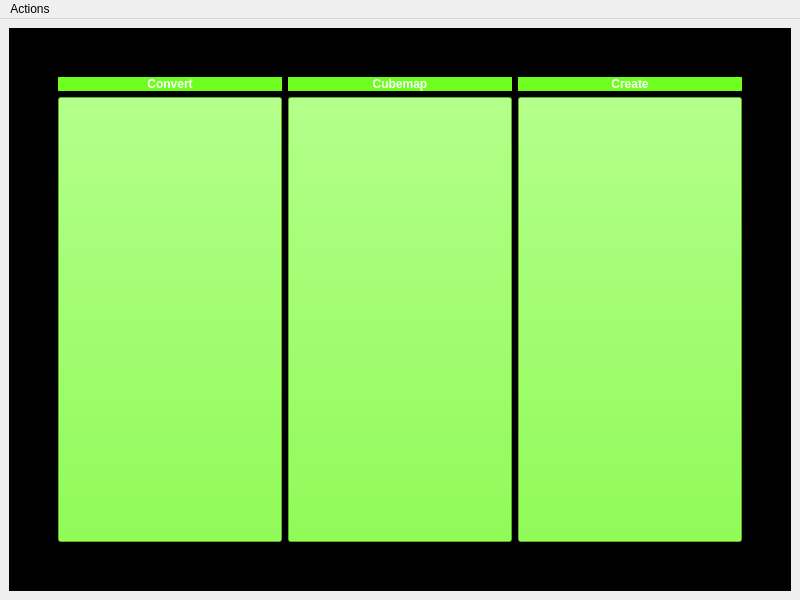
<?xml version="1.0" encoding="UTF-8"?>
<ui version="4.0">
 <class>MainWindow</class>
 <widget class="QMainWindow" name="MainWindow">
  <property name="geometry">
   <rect>
    <x>0</x>
    <y>0</y>
    <width>800</width>
    <height>600</height>
   </rect>
  </property>
  <property name="windowTitle">
   <string>tTexture</string>
  </property>
  <widget class="QWidget" name="centralwidget">
   <layout class="QVBoxLayout" name="verticalLayout">
    <item>
     <widget class="QStackedWidget" name="stackedWidget">
      <property name="styleSheet">
       <string notr="true">background-color:rgb(0, 0, 0)</string>
      </property>
      <widget class="QWidget" name="MainMenu">
       <property name="inputMethodHints">
        <set>Qt::ImhNone</set>
       </property>
       <layout class="QGridLayout" name="gridLayout">
        <item row="2" column="1">
         <spacer name="BottomSpace">
          <property name="orientation">
           <enum>Qt::Vertical</enum>
          </property>
          <property name="sizeType">
           <enum>QSizePolicy::Minimum</enum>
          </property>
          <property name="sizeHint" stdset="0">
           <size>
            <width>20</width>
            <height>40</height>
           </size>
          </property>
         </spacer>
        </item>
        <item row="1" column="0">
         <spacer name="LeftSpace">
          <property name="orientation">
           <enum>Qt::Horizontal</enum>
          </property>
          <property name="sizeType">
           <enum>QSizePolicy::Minimum</enum>
          </property>
          <property name="sizeHint" stdset="0">
           <size>
            <width>40</width>
            <height>20</height>
           </size>
          </property>
         </spacer>
        </item>
        <item row="1" column="2">
         <spacer name="RightSpace">
          <property name="orientation">
           <enum>Qt::Horizontal</enum>
          </property>
          <property name="sizeType">
           <enum>QSizePolicy::Minimum</enum>
          </property>
          <property name="sizeHint" stdset="0">
           <size>
            <width>40</width>
            <height>20</height>
           </size>
          </property>
         </spacer>
        </item>
        <item row="0" column="1">
         <spacer name="TopSpace">
          <property name="orientation">
           <enum>Qt::Vertical</enum>
          </property>
          <property name="sizeType">
           <enum>QSizePolicy::Minimum</enum>
          </property>
          <property name="sizeHint" stdset="0">
           <size>
            <width>20</width>
            <height>40</height>
           </size>
          </property>
         </spacer>
        </item>
        <item row="1" column="1">
         <layout class="QHBoxLayout" name="ButtonsLayout">
          <item>
           <layout class="QVBoxLayout" name="ConvertLayout">
            <item>
             <widget class="QLabel" name="ConvertLabel">
              <property name="sizePolicy">
               <sizepolicy hsizetype="Expanding" vsizetype="Fixed">
                <horstretch>0</horstretch>
                <verstretch>0</verstretch>
               </sizepolicy>
              </property>
              <property name="font">
               <font>
                <pointsize>9</pointsize>
                <weight>75</weight>
                <bold>true</bold>
               </font>
              </property>
              <property name="styleSheet">
               <string notr="true">background-color:rgb(110, 255, 32); color:white</string>
              </property>
              <property name="text">
               <string>Convert</string>
              </property>
              <property name="alignment">
               <set>Qt::AlignCenter</set>
              </property>
             </widget>
            </item>
            <item>
             <widget class="QPushButton" name="ConvertButton">
              <property name="sizePolicy">
               <sizepolicy hsizetype="MinimumExpanding" vsizetype="Preferred">
                <horstretch>0</horstretch>
                <verstretch>0</verstretch>
               </sizepolicy>
              </property>
              <property name="styleSheet">
               <string notr="true">background-color:rgb(110, 255, 32)</string>
              </property>
              <property name="text">
               <string/>
              </property>
             </widget>
            </item>
           </layout>
          </item>
          <item>
           <layout class="QVBoxLayout" name="CubemapLayout">
            <item>
             <widget class="QLabel" name="CubemapLabel">
              <property name="sizePolicy">
               <sizepolicy hsizetype="Preferred" vsizetype="Fixed">
                <horstretch>0</horstretch>
                <verstretch>0</verstretch>
               </sizepolicy>
              </property>
              <property name="font">
               <font>
                <pointsize>9</pointsize>
                <weight>75</weight>
                <bold>true</bold>
               </font>
              </property>
              <property name="styleSheet">
               <string notr="true">background-color:rgb(110, 255, 32); color:white</string>
              </property>
              <property name="text">
               <string>Cubemap</string>
              </property>
              <property name="alignment">
               <set>Qt::AlignCenter</set>
              </property>
             </widget>
            </item>
            <item>
             <widget class="QPushButton" name="CubemapButton">
              <property name="sizePolicy">
               <sizepolicy hsizetype="MinimumExpanding" vsizetype="Preferred">
                <horstretch>0</horstretch>
                <verstretch>0</verstretch>
               </sizepolicy>
              </property>
              <property name="styleSheet">
               <string notr="true">background-color:rgb(110, 255, 32)</string>
              </property>
              <property name="text">
               <string/>
              </property>
             </widget>
            </item>
           </layout>
          </item>
          <item>
           <layout class="QVBoxLayout" name="CreateLayout">
            <item>
             <widget class="QLabel" name="CreateLabel">
              <property name="sizePolicy">
               <sizepolicy hsizetype="Preferred" vsizetype="Fixed">
                <horstretch>0</horstretch>
                <verstretch>0</verstretch>
               </sizepolicy>
              </property>
              <property name="font">
               <font>
                <pointsize>9</pointsize>
                <weight>75</weight>
                <bold>true</bold>
               </font>
              </property>
              <property name="styleSheet">
               <string notr="true">background-color:rgb(110, 255, 32); color:white;</string>
              </property>
              <property name="text">
               <string>Create</string>
              </property>
              <property name="alignment">
               <set>Qt::AlignCenter</set>
              </property>
             </widget>
            </item>
            <item>
             <widget class="QPushButton" name="CreateButton">
              <property name="sizePolicy">
               <sizepolicy hsizetype="MinimumExpanding" vsizetype="Preferred">
                <horstretch>0</horstretch>
                <verstretch>0</verstretch>
               </sizepolicy>
              </property>
              <property name="styleSheet">
               <string notr="true">background-color:rgb(110, 255, 32)</string>
              </property>
              <property name="text">
               <string/>
              </property>
              <property name="iconSize">
               <size>
                <width>100</width>
                <height>100</height>
               </size>
              </property>
             </widget>
            </item>
           </layout>
          </item>
         </layout>
        </item>
       </layout>
      </widget>
     </widget>
    </item>
   </layout>
  </widget>
  <widget class="QMenuBar" name="menubar">
   <property name="geometry">
    <rect>
     <x>0</x>
     <y>0</y>
     <width>800</width>
     <height>26</height>
    </rect>
   </property>
   <widget class="QMenu" name="menuConvert">
    <property name="title">
     <string>Actions</string>
    </property>
    <addaction name="actionMenu"/>
    <addaction name="separator"/>
    <addaction name="actionConvert"/>
    <addaction name="actionCubemap"/>
    <addaction name="actionCreate"/>
   </widget>
   <addaction name="menuConvert"/>
  </widget>
  <action name="actionConvert">
   <property name="text">
    <string>Convert</string>
   </property>
   <property name="shortcut">
    <string>Ctrl+1</string>
   </property>
  </action>
  <action name="actionCubemap">
   <property name="text">
    <string>Cubemap</string>
   </property>
   <property name="shortcut">
    <string>Ctrl+2</string>
   </property>
  </action>
  <action name="actionCreate">
   <property name="text">
    <string>Create</string>
   </property>
   <property name="shortcut">
    <string>Ctrl+3</string>
   </property>
  </action>
  <action name="actionMenu">
   <property name="text">
    <string>Menù</string>
   </property>
   <property name="shortcut">
    <string>Ctrl+0</string>
   </property>
  </action>
 </widget>
 <resources/>
 <connections>
  <connection>
   <sender>actionConvert</sender>
   <signal>triggered()</signal>
   <receiver>ConvertButton</receiver>
   <slot>click()</slot>
   <hints>
    <hint type="sourcelabel">
     <x>-1</x>
     <y>-1</y>
    </hint>
    <hint type="destinationlabel">
     <x>238</x>
     <y>202</y>
    </hint>
   </hints>
  </connection>
  <connection>
   <sender>actionCubemap</sender>
   <signal>triggered()</signal>
   <receiver>CubemapButton</receiver>
   <slot>click()</slot>
   <hints>
    <hint type="sourcelabel">
     <x>-1</x>
     <y>-1</y>
    </hint>
    <hint type="destinationlabel">
     <x>397</x>
     <y>202</y>
    </hint>
   </hints>
  </connection>
  <connection>
   <sender>actionCreate</sender>
   <signal>triggered()</signal>
   <receiver>CreateButton</receiver>
   <slot>click()</slot>
   <hints>
    <hint type="sourcelabel">
     <x>-1</x>
     <y>-1</y>
    </hint>
    <hint type="destinationlabel">
     <x>555</x>
     <y>202</y>
    </hint>
   </hints>
  </connection>
 </connections>
</ui>
